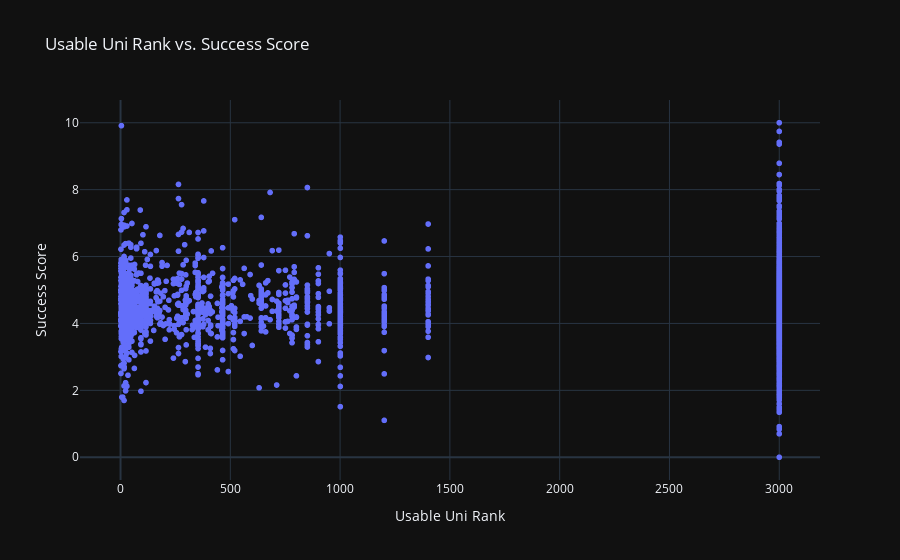

Source (notebook cell):
### Code cell
fig = px.scatter(
    actor_df,
    x="Usable Uni Rank",
    y="Success Score",
    title="Usable Uni Rank vs. Success Score",
    hover_data={"index": actor_df.index}  # Include index in hover data
)

fig.show()
fig.write_html("uni_rank_vs_score.html")

### Figure 1 — Plotly figure (JSON) as saved in the notebook; plotly's stock layout.template omitted (floating-point values rounded to 4 significant figures; data arrays with more than 128 entries replaced by an {"elided": "..."} marker saying what was removed)
{"data": [{"customdata": {"elided": "6539x1 str values"}, "hovertemplate": "Usable Uni Rank=%{x}<br>Success Score=%{y}<br>index=%{customdata[0]}<extra></extra>", "legendgroup": "", "marker": {"color": "#636efa", "symbol": "circle"}, "mode": "markers", "name": "", "showlegend": false, "type": "scattergl", "x": {"elided": "6539 int values"}, "xaxis": "x", "y": {"elided": "6539 float values"}, "yaxis": "y"}], "layout": {"legend": {"tracegroupgap": 0}, "title": {"text": "Usable Uni Rank vs. Success Score"}, "xaxis": {"anchor": "y", "domain": [0, 1], "title": {"text": "Usable Uni Rank"}}, "yaxis": {"anchor": "x", "domain": [0, 1], "title": {"text": "Success Score"}}}}
